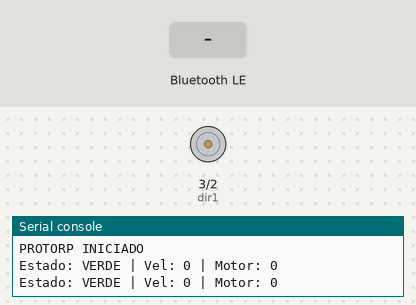
A program run on a simulated ESP32 board running MicroPython. Shown: motor-driver pin pairs drawn as motors (green arrow = first pin HIGH = forward, orange = second pin HIGH = backward, longer = more drive, scaled by the enable pin), the last lines printed to the serial console. The inputs (shaded band) are chosen by the test bench. Nothing arrives over Bluetooth unless stated.

Above: at 1.2 s.
1.3 s: "F" written over Bluetooth
At 2.9 s:
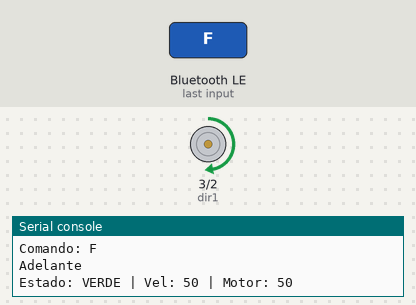
3.5 s: "B" written over Bluetooth
At 4.5 s:
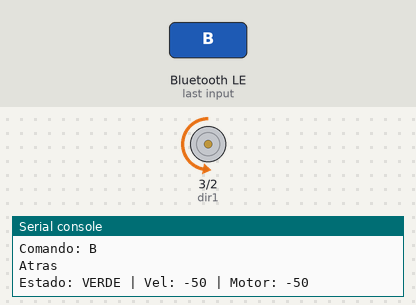
5.5 s: "1" written over Bluetooth
At 7.2 s:
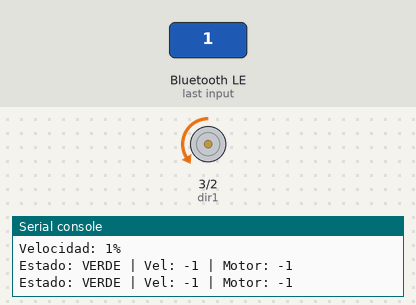
7.5 s: "0" written over Bluetooth
At 8.8 s:
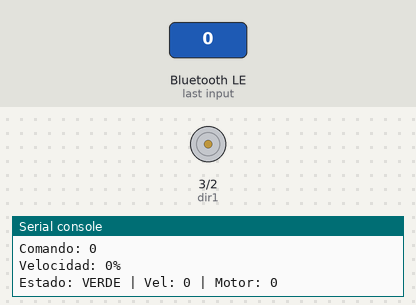
Timing chart, 0 to 10.5 s (numbered marks = the images above; inputs shaded):
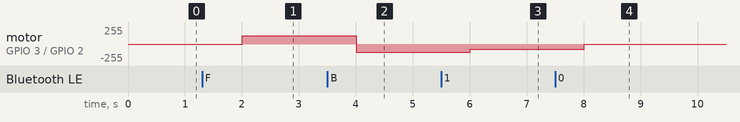

Measured:
- after the input at 1.3 s, motor on GPIO 3 (dir1) / GPIO 2 (dir2): stopped → forward 127/255 after 0.70 s
- after the input at 3.5 s, motor on GPIO 3 (dir1) / GPIO 2 (dir2): forward 127/255 → backward 127/255 after 0.50 s
- after the input at 5.5 s, motor on GPIO 3 (dir1) / GPIO 2 (dir2): backward 127/255 → backward 76/255 after 0.51 s
- after the input at 7.5 s, motor on GPIO 3 (dir1) / GPIO 2 (dir2): backward 76/255 → stopped after 0.51 s

The program:

main.py
```python
import time
from machine import Pin, PWM, UART
import bluetooth
from ble_simple_peripheral import BLESimplePeripheral

PIN_ENA = 4
PIN_IN1 = 3
PIN_IN2 = 2

pwm = PWM(Pin(PIN_ENA))
pwm.freq(1000)
dir1 = Pin(PIN_IN1, Pin.OUT)
dir2 = Pin(PIN_IN2, Pin.OUT)

PWM_MIN_IMPULSO = 30
VEL_MAX_HARDWARE = 100

uart_loc = UART(1, baudrate=115200, tx=Pin(21), rx=Pin(20))

ble = bluetooth.BLE()
sp = BLESimplePeripheral(ble, name="PROTORP")

vel_deseada = 0
velocidad_actual = 50
direccion = 1
senal_seguridad = 'C'

def set_motor_speed(vel):
    vel_abs = abs(vel)
    if vel > 0:
        dir1.value(1)
        dir2.value(0)
    elif vel < 0:
        dir1.value(0)
        dir2.value(1)
    else:
        dir1.value(0)
        dir2.value(0)
        pwm.duty(0)
        return

    if vel_abs > 0 and vel_abs < PWM_MIN_IMPULSO:
        vel_a_usar = PWM_MIN_IMPULSO
    else:
        vel_a_usar = vel_abs

    duty = int(min(vel_a_usar, VEL_MAX_HARDWARE) * 1023 / 100)
    pwm.duty(duty)

def on_rx(data):
    global vel_deseada, direccion, velocidad_actual
    try:
        message = data.decode().strip()
        print(f"Comando: {message}")

        if message == 'F':
            direccion = 1
            vel_deseada = velocidad_actual
            print("Adelante")
        elif message == 'B':
            direccion = -1
            vel_deseada = -velocidad_actual
            print("Atras")
        elif message == 'S':
            vel_deseada = 0
            print("Stop")
        elif message.isdigit():
            speed_val = int(message)
            if 0 <= speed_val <= 100:
                velocidad_actual = speed_val
                vel_deseada = speed_val * direccion
                print(f"Velocidad: {speed_val}%")

    except Exception as e:
        print(f"Error: {e}")

sp.on_write(on_rx)

def receive_security_signal():
    global senal_seguridad
    if uart_loc.any():
        try:
            data = uart_loc.readline()
            if data:
                signal = data.decode('utf-8').strip()
                if signal in ('A', 'B', 'C'):
                    senal_seguridad = signal
        except:
            pass

def send_speed_to_raspberry():
    mensaje = f"{vel_deseada}\n"
    try:
        uart_loc.write(mensaje.encode('utf-8'))
    except:
        pass

print("PROTORP INICIADO")

while True:
    receive_security_signal()
    send_speed_to_raspberry()

    if senal_seguridad == 'A':
        vel_aplicada = 0
        estado = "ROJO"
    elif senal_seguridad == 'B':
        vel_limit = 30
        if abs(vel_deseada) > vel_limit:
            vel_aplicada = int((vel_deseada / abs(vel_deseada)) * vel_limit)
        else:
            vel_aplicada = vel_deseada
        estado = "AMARILLO"
    else:
        vel_aplicada = vel_deseada
        estado = "VERDE"

    set_motor_speed(vel_aplicada)
    print(f"Estado: {estado} | Vel: {vel_deseada} | Motor: {vel_aplicada}")
    time.sleep_ms(1000)
```

ble_simple_peripheral.py
```python
import bluetooth
from ble_advertising import advertising_payload
from micropython import const

_FLAG_READ = const(0x0002)
_FLAG_WRITE = const(0x0008)
_FLAG_NOTIFY = const(0x0010)
_IRQ_CENTRAL_CONNECT = const(1)
_IRQ_CENTRAL_DISCONNECT = const(2)
_IRQ_GATTS_WRITE = const(3)

class BLESimplePeripheral:
    def __init__(self, ble, name="PROTORP"):
        self._ble = ble
        self._ble.active(True)
        self._ble.config(gap_name=name)
        self._ble.irq(self._irq)
        self._connections = set()
        self._write_callback = None


        self._service_uuid = bluetooth.UUID("6E400001-B5A3-F393-E0A9-E50E24DCCA9E")
        self._rx_uuid = bluetooth.UUID("6E400002-B5A3-F393-E0A9-E50E24DCCA9E")
        self._tx_uuid = bluetooth.UUID("6E400003-B5A3-F393-E0A9-E50E24DCCA9E")

        self._rx = (self._rx_uuid, _FLAG_WRITE)
        self._tx = (self._tx_uuid, _FLAG_NOTIFY | _FLAG_READ)
        self._service = (self._service_uuid, (self._rx, self._tx))
        ((self._rx_handle, self._tx_handle),) = self._ble.gatts_register_services((self._service,))

        self._payload = advertising_payload(name=name, services=[self._service_uuid])
        self._advertise()

    def _irq(self, event, data):
        if event == _IRQ_CENTRAL_CONNECT:
            conn_handle, _, _ = data
            self._connections.add(conn_handle)
        elif event == _IRQ_CENTRAL_DISCONNECT:
            conn_handle, _, _ = data
            self._connections.remove(conn_handle)
            self._advertise()
        elif event == _IRQ_GATTS_WRITE:
            conn_handle, value_handle = data
            if value_handle == self._rx_handle and self._write_callback:
                value = self._ble.gatts_read(self._rx_handle)
                self._write_callback(value)

    def on_write(self, callback):
        self._write_callback = callback

    def send(self, data):
        for conn_handle in self._connections:
            self._ble.gatts_notify(conn_handle, self._tx_handle, data)

    def _advertise(self, interval_us=100000):
        self._ble.gap_advertise(interval_us, adv_data=self._payload)
```
